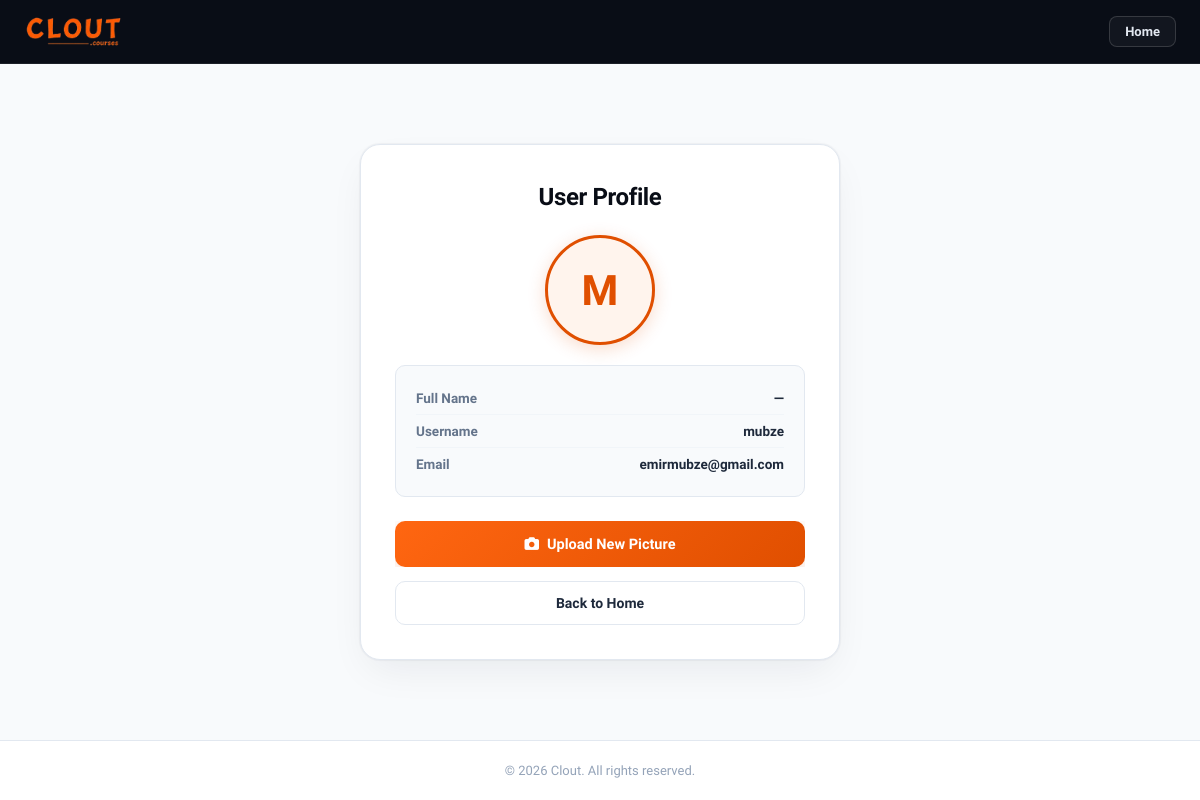
Screenshot of /profile/ (signed in) with the database file from the repository.
### shop/models.py (models this page shows, shortened)
class CustomUser(AbstractUser):
    name = models.CharField(max_length=150, blank=True)
    age = models.PositiveIntegerField(null=True, blank=True)
    phone_number = models.CharField(
        max_length=20,
        unique=True,
        null=True,
        blank=True,
    )
    email = models.EmailField(unique=True)
    profile_image = models.ImageField(
        upload_to="profiles/",
        null=True,
        blank=True,
    )
    course_access_approved = models.BooleanField(default=False)
    active_session_key = models.CharField(
        max_length=40,
        blank=True,
        default="",
    )
    @property
    def profile_image_url(self):
        if not self.profile_image:
            return ""

### shop/views.py (the view)
@login_required(login_url="login")
def profile(request):
    from .forms import ProfileImageForm
    if request.method == "POST":
        if "remove_image" in request.POST:
            if request.user.profile_image:
                request.user.profile_image.delete()
                request.user.profile_image = None
                request.user.save()
            return redirect("index")
        else:
            form = ProfileImageForm(
                request.POST,
                request.FILES,
                instance=request.user
            )
            if form.is_valid():
                try:
                    form.save()
                except Exception:
                    logger.exception("Profile image upload failed")
                    form.add_error(
                        "profile_image",
                        "The profile image could not be uploaded. Please try again.",
                    )
                else:
                    return redirect("index")
    else:
        form = ProfileImageForm(
            instance=request.user
        )
    return render(
        request,
        "shop/profile.html",
        {
            "form": form
        }
    )

### shop/templates/shop/profile.html (shortened to what this page needs)
{% load static %}
<!DOCTYPE html>
<html lang="en">
<head>
<link rel="stylesheet" href="https://cdnjs.cloudflare.com/ajax/libs/font-awesome/6.5.2/css/all.min.css">
<link rel="stylesheet" href="https://cdnjs.cloudflare.com/ajax/libs/cropperjs/1.5.13/cropper.min.css">
<link rel="stylesheet" href="/static/responsive.css">
</head>
<body>
<nav class="navbar">
    <div class="nav-container">
        <a href="{% url 'index' %}" class="logo" aria-label="CLOUT Home">
            <img src="{% static 'logo.png' %}" alt="CLOUT" class="logo-img">
        </a>
        <a href="{% url 'index' %}" class="back-home">
            <span>Home</span>
        </a>
    </div>
</nav>
<main class="main">
    <div class="card">
        <h1 class="card-title">User Profile</h1>
        <div class="profile-section">
            <div class="profile-image-container">
                {% if user.profile_image_url %}
                    <img src="{{ user.profile_image_url }}" alt="Profile">
                {% else %}
                    <span>{{ user.name|default:user.username|slice:':1'|upper }}</span>
                {% endif %}
            </div>
            <div class="profile-info">
                <div class="info-row">
                    <span class="info-label">Full Name</span>
                    <span class="info-value">{{ user.name|default:"—" }}</span>
                </div>
                <div class="info-row">
                    <span class="info-label">Username</span>
                    <span class="info-value">{{ user.username }}</span>
                </div>
                <div class="info-row">
                    <span class="info-label">Email</span>
                    <span class="info-value">{{ user.email }}</span>
                </div>
            </div>
        </div>
        <form id="uploadForm" method="POST" enctype="multipart/form-data">
            <div class="form-group">
                <div class="file-input-wrapper">
                    <label for="profile_image" class="file-input-label">
                        <i class="fa-solid fa-camera"></i>
                        <span>Upload New Picture</span>
                    </label>
                </div>
            </div>
        </form>
        <a href="{% url 'index' %}" class="back-link">
            <span>Back to Home</span>
        </a>
    </div>
</main>
<footer class="footer">
    <div>&copy; 2026 Clout. All rights reserved.</div>
</footer>
</body>
</html>

### shop/static/responsive.css (style rules this page uses)
html { max-width: 100%; overflow-x: clip; min-height: 100%; min-height: -webkit-fill-available; }
body { max-width: 100%; min-width: 0; overflow-x: clip; min-height: 100vh; min-height: -webkit-fill-available; min-height: 100svh; min-height: 100dvh; display: flex; flex-direction: column; }
.logo, .logo-wrap { display: inline-flex !important; align-items: center !important; justify-content: flex-start !important; text-decoration: none !important; line-height: 1 !important; flex-shrink: 0 !important; padding: 0 !important; margin: 0 !important; background: transparent !important; border: none !important; }
.logo-img, .logo img, .logo-wrap img { height: 34px !important; max-height: 34px !important; min-height: 34px !important; width: auto !important; max-width: 120px !important; object-fit: contain !important; display: block !important; vertical-align: middle !important; transition: transform 0.2s ease, opacity 0.2s ease; }
img, video, svg, canvas, iframe { max-width: 100%; }
img, video { height: auto; }
button, a { overflow-wrap: anywhere; }
footer, .footer { width: 100%; flex-shrink: 0; margin-top: auto; padding-bottom: env(safe-area-inset-bottom, 0px); }

### rows the page displays
CustomUser: name "M", name "—", username "mubze", email "emirmubze@gmail.com"
